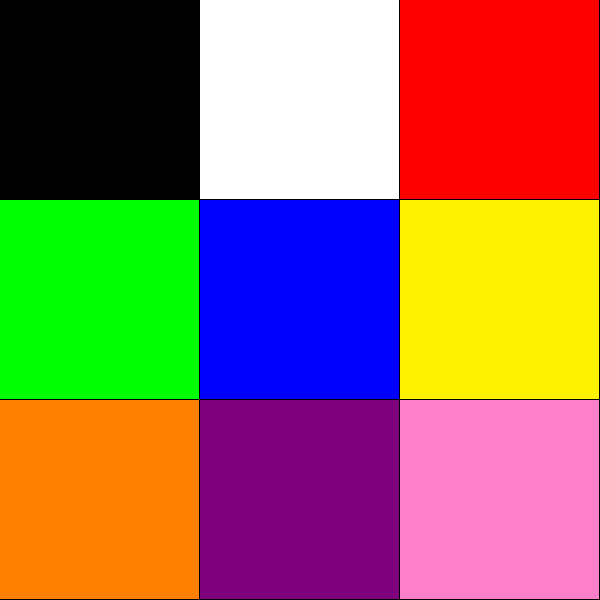
#> input picture cv02/data/cv02_01.bmp, 600 x 600 px
$ python cv02.py
#> lines starting #> are read from the running program, lines starting #| are printed output that depends on the picture; after the words box and inside, x2 and y2 are one past the last pixel; in counts of white or black regions, pixels touching at a corner belong together
import cv2

def get_centers():
    width = height = 600
    rows = cols = 3
    cell = width / cols  # 200

    centers = [
        ((c + 0.5) * cell, (r + 0.5) * cell)
        for r in range(rows)
        for c in range(cols)
    ]
    return centers

colors = {
    "black":  lambda h, s, v: v < 50,
    "white":  lambda h, s, v: v > 200 and s < 30,
    "gray":   lambda h, s, v: 50 <= v <= 200 and s < 30,
    "red":    lambda h, s, v: (h < 10 or h >= 170) and s > 100 and v > 100,
    "orange": lambda h, s, v: 10 <= h < 20 and s > 100 and v > 100,
    "yellow": lambda h, s, v: 20 <= h < 35 and s > 100 and v > 100,
    "green":  lambda h, s, v: 35 <= h < 85 and s > 50 and v > 50,
    "blue":   lambda h, s, v: 90 <= h < 130 and s > 50 and v > 50,
    "purple": lambda h, s, v: 130 <= h < 160 and s > 100 and v > 50,
    "pink":   lambda h, s, v: 160 <= h < 179 and s > 50 and v > 150,
}


def main():
    image_data = cv2.imread("data/cv02_01.bmp")
#> image_data is the input picture: shape (600, 600, 3); mean B, G, R 92.1, 110.8, 154.2
    image_hsv = cv2.cvtColor(image_data, cv2.COLOR_BGR2HSV)
#> image_hsv: shape (600, 600, 3); mean H, S, V 59, 182.3, 210.3

    centers = get_centers()

    for (x, y) in centers:
        h, s, v = image_hsv[int(y), int(x)]
        for color_name, condition in colors.items():
            if condition(h, s, v):
                cv2.putText(image_data, color_name, (int(x) - 50, int(y)), cv2.FONT_HERSHEY_SIMPLEX, 1, (255, 255, 255) if color_name == "black" else (0, 0, 0), 2)
                break
#> this loop made 9 passes
#> (h, s, v) on passes 1 to 9: (0, 0, 0), (0, 0, 255), (0, 255, 255), (60, 255, 255), (120, 255, 255), (28, 255, 255), (15, 255, 255), (150, 255, 127), (163, 127, 255)
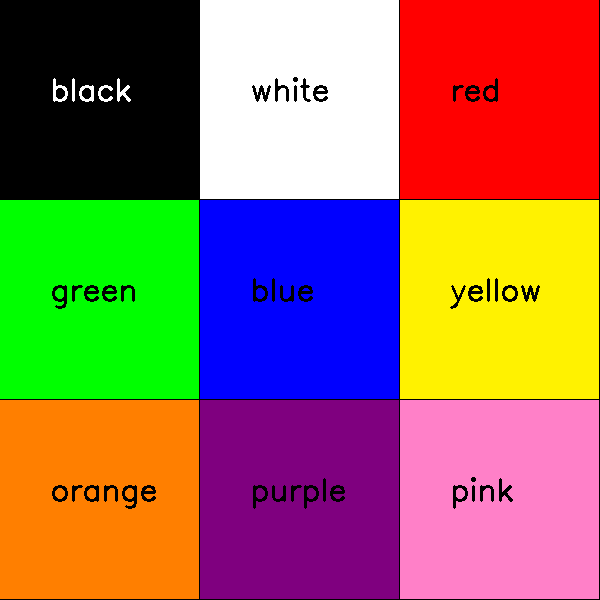
#> image_data: shape (600, 600, 3); 1.51% of pixels changed, all inside (x1, y1, x2, y2) = (52, 77, 540, 509)

    cv2.imshow("Image with Colors", image_data)
    cv2.waitKey(0)
    cv2.destroyAllWindows()

if __name__ == "__main__":
    main()
